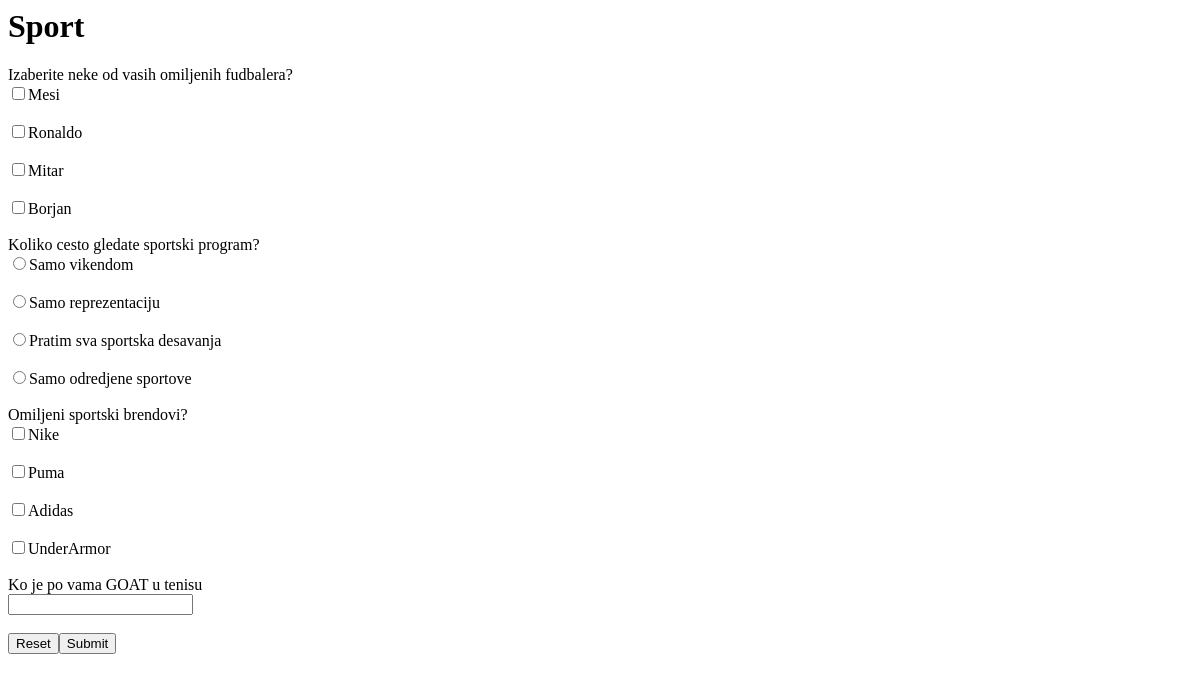
The app's page /submitform.php?id=3 with its own data.
### tables this page shows
CREATE TABLE IF NOT EXISTS `forma` (
  `formaID` INT NOT NULL AUTO_INCREMENT,
  `naziv` VARCHAR(45) NOT NULL,
  `opis` VARCHAR(255) NULL,
  PRIMARY KEY (`formaID`));

CREATE TABLE IF NOT EXISTS `questions` (
  `questionsID` INT NOT NULL AUTO_INCREMENT,
  `pitanje` VARCHAR(255) NOT NULL,
  `typeID` INT NOT NULL,
  `formaID` INT NOT NULL,
  PRIMARY KEY (`questionsID`),
  INDEX `fk_questions_questiontype_idx` (`typeID` ASC) VISIBLE,
  INDEX `fk_questions_forma1_idx` (`formaID` ASC) VISIBLE,
  CONSTRAINT `fk_questions_questiontype`
    FOREIGN KEY (`typeID`)
    REFERENCES `answertype` (`typeID`)
    ON DELETE NO ACTION
    ON UPDATE NO ACTION,
  CONSTRAINT `fk_questions_forma1`
    FOREIGN KEY (`formaID`)
    REFERENCES `forma` (`formaID`)
    ON DELETE NO ACTION
    ON UPDATE NO ACTION);

CREATE TABLE IF NOT EXISTS `answers` (
  `answerID` INT NOT NULL AUTO_INCREMENT,
  `odgovor` VARCHAR(45) NOT NULL,
  `questionsID` INT NOT NULL,
  PRIMARY KEY (`answerID`),
  INDEX `fk_answers_questions1_idx` (`questionsID` ASC) VISIBLE,
  CONSTRAINT `fk_answers_questions1`
    FOREIGN KEY (`questionsID`)
    REFERENCES `questions` (`questionsID`)
    ON DELETE NO ACTION
    ON UPDATE NO ACTION);

### classes/bussinesLogic.php (called while the page is built, shortened)
<?php
require_once "db/dbconn.php";
class bussinesLogic
{
    public function getQuestions($formaID)
    {
        $query = sprintf("SELECT q.questionsID, q.pitanje, q.typeID, at.tip,  q.formaID, f.naziv, a.odgovor, a.answerID FROM questions q
                         JOIN answertype at ON q.typeID = at.typeID
                         JOIN forma f ON q.formaID = f.formaID
                         LEFT JOIN answers a ON q.questionsID = a.questionsID
                         WHERE q.formaID = '%s'",$formaID);
        $resultDB = DBConn::Select($query);
        return $resultDB;
    }
}
?>

### db/dbconn.php (called while the page is built, shortened)
<?php
class DBConn
{
    private static $conn;
    public static function Select($query)
    {
        $resultDB = self::$conn->query($query);
        $result["success"] = self::$conn->errno ? false : true;
        $result["error"]["code"] = self::$conn->errno;
        $result["error"]["message"] = self::$conn->error;
        $result["rows"] = self::$conn->affected_rows;
        if(!self::$conn->errno)
        {
            while($row = $resultDB->fetch_assoc())
            {
                $result["data"][] = $row;
            }
        }
        return $result;
    }
    private static function openConnection()
    {
        self::$conn = new mysqli(DB_SERVER, DB_USERNAME, DB_PASSWORD, DB_NAME);
    }
}
?>

### submitform.php (the view, shortened to what this page needs)
<head>
    <link rel="stylesheet" href="css/style.css" type="text/css" media="screen">
</head>
<body>
<?php
require_once "classes/bussinesLogic.php";
require_once "classes/FormHelper.php";
$user = unserialize($_SESSION["user"]);
if(ISSET($_GET["id"]))
{
    $id = trim($_GET["id"]);
    $getQuestions = new bussinesLogic();
    $resultDB =  $getQuestions->getQuestions($id);
    if($resultDB["success"] && $resultDB["rows"] > 0)
    {
        fillForm($resultDB["data"],$user);
    }
}
    function fillForm($resultDB,$user)
    {
        echo "<h1>".$resultDB[1]["naziv"]."</h1>";
        $formHelper = new FormHelper("POST","submitdata.php");
        $formHelper->open_tag("register-form");
        $formHelper ->input("hidden","userID",$user[0]["userID"]);
        $pitanje = "";
        foreach($resultDB as $data)
        {
            if($pitanje != $data["pitanje"])
            {
                $pitanje = $data["pitanje"];
                echo $pitanje;
                echo "<br>";
            }
            switch($data["typeID"])
            {
                case Short_Answer:
                        $formHelper->input("text","text_".$data["questionsID"],"","required");
                    break;
                case Multiple_Choice:
                        $formHelper->input("checkbox","checkbox_".$data["questionsID"]."_".$data["answerID"],$data["odgovor"]);
                        echo "<label>".$data["odgovor"]."</label>";
                    break;
                case One_Answer:
                        $formHelper->input("radio","radio_".$data["questionsID"],$data["odgovor"]."_".$data["answerID"],"requiredBox");
                        echo $data["odgovor"];
                    break;
            }
            echo"<br><br>";
        }
        $formHelper->input("reset","reset","Reset");
        $formHelper->input("submit","submit","Submit");
        $formHelper->close_tag();
    }
?>
</body>

### classes/FormHelper.php (shortened to what this page needs)
<?php
class FormHelper
{
    public $method = "POST";
    public $action = "";
    public function __construct($method,$action)
    {
        $this->method = $method;
        $this->action = $action;
    }
    function open_tag($id="")
    {
        echo "<form method='{$this->method}' action='{$this->action}'  id='{$id}'>";
    }
    function close_tag()
    {
        echo "</form>";
    }
    function input($type,$name,$value = "",$class="",$id = "",$placeholder = "",$min="")
    {
        echo "<input class='{$class}' type='{$type}' name = '{$name}' value='{$value}' id='{$id}' placeholder='{$placeholder}' min='{$min}'>";
    }
}
?>

### records on screen
forma: naziv "Sport"
questions: pitanje "Izaberite neke od vasih omiljenih fudbalera?", answers.odgovor "Mesi", answers.odgovor "Ronaldo", answers.odgovor "Mitar", answers.odgovor "Borjan"
questions: pitanje "Koliko cesto gledate sportski program?", answers.odgovor "Samo vikendom", answers.odgovor "Samo reprezentaciju", answers.odgovor "Pratim sva sportska desavanja", answers.odgovor "Samo odredjene sportove"
questions: pitanje "Omiljeni sportski brendovi?", answers.odgovor "Nike", answers.odgovor "Puma", answers.odgovor "Adidas", answers.odgovor "UnderArmor"
questions: pitanje "Ko je po vama GOAT u tenisu"
